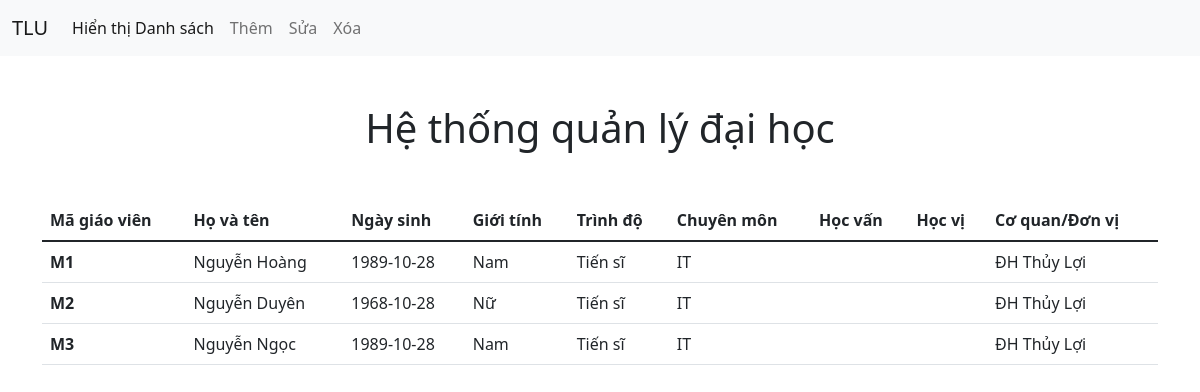
The page /views/index.php on the database its author committed.
### tables this page shows
CREATE TABLE `giangvien` (
  `magv` varchar(20) NOT NULL,
  `hovaten` varchar(50) NOT NULL,
  `ngaysinh` date NOT NULL,
  `gioitinh` varchar(20) NOT NULL,
  `trinhdo` varchar(50) NOT NULL,
  `chuyenmon` varchar(50) NOT NULL,
  `hocham` varchar(50) DEFAULT NULL,
  `hocvi` varchar(50) DEFAULT NULL,
  `coquan` varchar(50) NOT NULL
);

### views/index.php (the view, shortened to what this page needs)
<!DOCTYPE html>
<html lang="en">
<head>
    <link href="https://cdn.jsdelivr.net/npm/bootstrap@5.1.3/dist/css/bootstrap.min.css" rel="stylesheet">
    <link rel="stylesheet" href="assets/style.css">
</head>
<body>
    <header>
        <nav class="navbar navbar-expand-lg navbar-light bg-light">
            <div class="container-fluid">
                <a class="navbar-brand" href="#">TLU</a>
                <div class="collapse navbar-collapse" id="navbarSupportedContent">
                    <ul class="navbar-nav me-auto mb-2 mb-lg-0">
                        <li class="nav-item">
                            <a class="nav-link active" aria-current="page" href="index.php">Hiển thị Danh sách</a>
                        </li>
                        <li class="nav-item">
                            <a class="nav-link" href="add.php">Thêm</a>
                        </li>
                        <li class="nav-item">
                            <a class="nav-link" href="update.php" tabindex="-1" aria-disabled="true">Sửa</a>
                        </li>
                        <li class="nav-item">
                            <a class="nav-link" href="delete.php" tabindex="-1" aria-disabled="true">Xóa</a>
                        </li>
                    </ul>
                </div>
            </div>
        </nav>
    </header>
    <main>
        <div class="container">
            <h1 class="text-center mt-5">Hệ thống quản lý đại học</h1>
            <div class="col mt-5">
                <table class="table">
                    <thead>
                        <tr>
                            <th scope="col">Mã giáo viên</th>
                            <th scope="col">Họ và tên</th>
                            <th scope="col">Ngày sinh</th>
                            <th scope="col">Giới tính</th>
                            <th scope="col">Trình độ</th>
                            <th scope="col">Chuyên môn</th>
                            <th scope="col">Học vấn</th>
                            <th scope="col">Học vị</th>
                            <th scope="col">Cơ quan/Đơn vị</th>
                        </tr>
                    </thead>
                    <tbody>
                        <?php
                        $conn = mysqli_connect('localhost', 'root', '', '1951060543_university');
                        $sql = "SELECT * from giangvien";
                        $result = mysqli_query($conn, $sql);
                        if (mysqli_num_rows($result) > 0) {
                            while ($row = mysqli_fetch_assoc($result)) {
                        ?>
                                <tr>
                                    <th scope="row"><?php echo $row['magv']; ?></th>
                                    <td><?php echo $row['hovaten']; ?></td>
                                    <td><?php echo $row['ngaysinh']; ?></td>
                                    <td><?php echo $row['gioitinh']; ?></td>
                                    <td><?php echo $row['trinhdo']; ?></td>
                                    <td><?php echo $row['chuyenmon']; ?></td>
                                    <td><?php echo $row['hocham']; ?></td>
                                    <td><?php echo $row['hocvi']; ?></td>
                                    <td><?php echo $row['coquan']; ?></td>
                                </tr>
                        <?php
                            }
                        }
                        ?>
                    </tbody>
                </table>
            </div>
        </div>
    </main>
</body>
</body>
</html>

### rows shown on the page
giangvien: magv "M1", hovaten "Nguyễn Hoàng", ngaysinh "1989-10-28", gioitinh "Nam", trinhdo "Tiến sĩ", chuyenmon "IT", coquan "ĐH Thủy Lợi"
giangvien: magv "M2", hovaten "Nguyễn Duyên", ngaysinh "1968-10-28", gioitinh "Nữ", trinhdo "Tiến sĩ", chuyenmon "IT", coquan "ĐH Thủy Lợi"
giangvien: magv "M3", hovaten "Nguyễn Ngọc", ngaysinh "1989-10-28", gioitinh "Nam", trinhdo "Tiến sĩ", chuyenmon "IT", coquan "ĐH Thủy Lợi"
